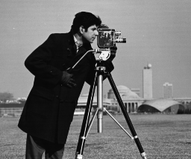
%> input picture task/task01/cameraman.tif (cropped and resized to the size of MATLAB's example picture), 191 x 159 px, given in place of cell.tif, which was not available
$ octave example1_4.m   (GNU Octave 9; MATLAB toolbox functions it lacks are replaced by stand-ins)
%> lines starting %> are read from the running program, lines starting %| are printed output that depends on the picture; pictures that were not available may be replaced by others from this repository, and a replacement may not be noted
% Example Matlab script as provided with textbook:
%
%  Fundamentals of Digital Image Processing: A Practical Approach with Examples in Matlab
%  Chris J. Solomon and Toby P. Breckon, Wiley-Blackwell, 2010
%  ISBN: 0470844736, DOI:10.1002/9780470689776, http://www.fundipbook.com
%
B=imread('cell.tif');       % Read in 8-bit intensity image of cell
%> B is the input picture: size 159x191 uint8; min 0, max 255, mean 114.4

C=imread('spine.tif');      % Read in 8-bit intensity image of spine
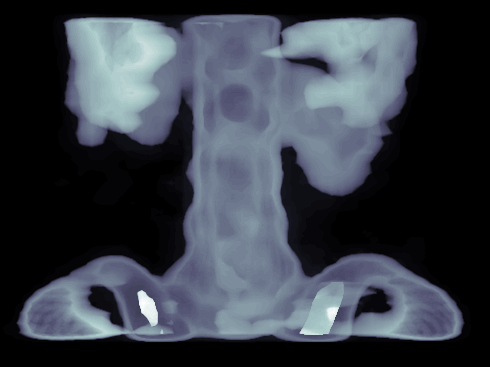
%> input picture task/task01/spine.tif, 490 x 367 px
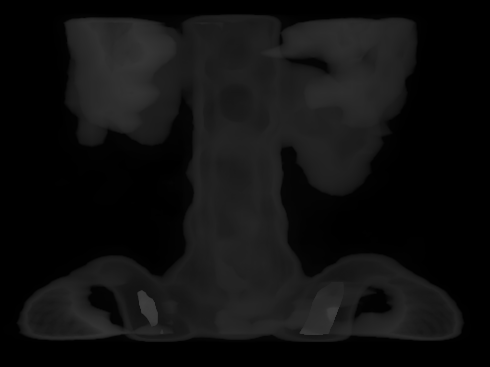
%> C: size 367x490 uint8; min 0, max 63, mean 15.7

D=imread('onion.png');      % Read in 8-bit colour image.
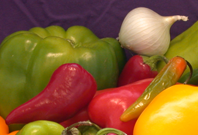
%> input picture task/task01/onion.png, 198 x 135 px
%> D is the input picture: size 135x198x3 uint8; mean R, G, B 137.3, 92.8, 45.3

subplot(3,1,1); imagesc(B); axis image; % Creates a 3 by 1 mosaic of plots
axis off; colormap(gray);               % and display 1st image

subplot(3,1,2); imagesc(C); axis image; % Display 2nd image
axis off; colormap(jet);                % Set colourmap to jet (false colour)

subplot(3,1,3); imshow(D); % Display 3rd (colour) image
%> after `imshow(D)`:
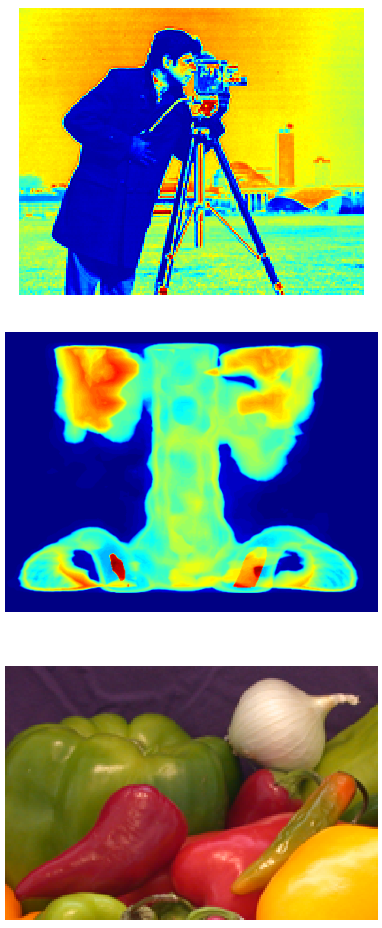
%> figure redrawn from the program's plot data, 3 panels
